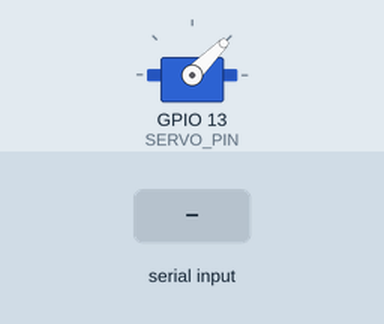
A sketch run on a simulated ESP32. Parts: servo. Inputs (shaded band) come from the test bench. WiFi joins after 1.5 s; servers stay silent unless stated; no MQTT or app messages arrive unless stated; what the sketch prints to the serial monitor is not drawn.

Above: at 2.7 s.
2.8 s: "SPRAY:1\n" received over Serial
8.0 s: "SPRAY:150\n" received over Serial
9.5 s: "SPRAY\n" received over Serial
At 10.6 s:
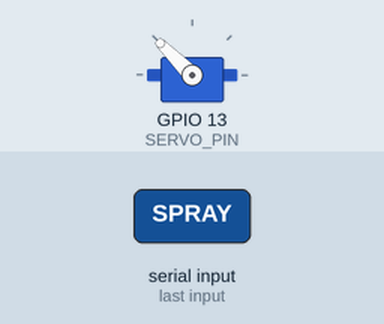
Timing chart, 0 to 14.0 s (numbered marks = the images above; inputs shaded):
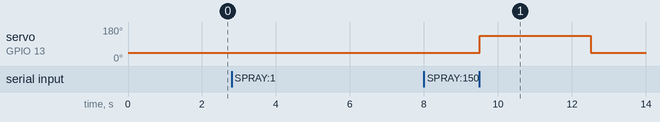

Measured:
- after the input at 9.5 s, servo on GPIO 13 (SERVO_PIN): 45° → 135° at once, → 45° 3.0 s later

The sketch:

esp32_apar_servo.ino
```cpp
/**
 * =====================================================================
 * DEEZPRO FIRMWARE - ESP32 #3: KENDALI SERVO PEMICU APAR
 * =====================================================================
 * File: esp32_apar_servo.ino
 * Deskripsi: Mengendalikan aktuator servo penekan tuas APAR dengan timer
 *            non-blocking millis(), merespons perintah semprot MQTT,
 *            dan menerbitkan status eksekusi secara real-time.
 */

#include <Arduino.h>
#include <WiFi.h>
#include <PubSubClient.h>
#include <ESP32Servo.h>

// --- Konfigurasi Jaringan & MQTT Broker ---
const char* WIFI_SSID     = "iQOO Z9 5G";
const char* WIFI_PASSWORD = "nggaktau";
const char* MQTT_BROKER   = "broker.emqx.io";
const int   MQTT_PORT     = 1883;

// --- Definisi Topik MQTT APAR ---
const char* TOPIC_CMD     = "deezpro/apar/cmd";
const char* TOPIC_STATUS  = "deezpro/apar/status";
const char* TOPIC_SYS_CMD = "deezpro/system/cmd";

// --- Pinout & Kalibrasi Sudut Servo ---
// Disesuaikan dengan esp32_apar_servo_sample (GPIO 13, min 500us - max 2500us)
#define SERVO_PIN         13
#define SERVO_MIN_US      500
#define SERVO_MAX_US      2500
#define SERVO_IDLE_ANGLE  45   // Sudut tuas bebas / rileks (45 derajat)
#define SERVO_PRESS_ANGLE 135  // Sudut tuas tertekan penuh / semprot (135 derajat)

// --- Inisialisasi Objek ---
Servo aparServo;
WiFiClient espClient;
PubSubClient mqttClient(espClient);

// --- Variabel State & Non-blocking Timer ---
unsigned long lastMqttReconnectAttempt = 0;
bool isSpraying = false;
unsigned long sprayStartTime = 0;
unsigned long sprayDurationMs = 3000;
long activeSeq = 0;

// Forward declarations
void handleJsonCommand(String jsonStr);
void mqttCallback(char* topic, byte* payload, unsigned int length);
void reconnectMQTT();
void publishStatus(const char* state, const char* msg = "");
void triggerSpray(unsigned long durationMs);
void releaseServo();

void setup() {
  Serial.begin(115200);

  // Inisialisasi Servo ESP32
  ESP32PWM::allocateTimer(0);
  ESP32PWM::allocateTimer(1);
  ESP32PWM::allocateTimer(2);
  ESP32PWM::allocateTimer(3);
  aparServo.setPeriodHertz(50); // Standard 50Hz servo
  aparServo.attach(SERVO_PIN, SERVO_MIN_US, SERVO_MAX_US);

  // Posisi awal tuas aman (bebas)
  aparServo.write(SERVO_IDLE_ANGLE);

  // Hubungkan ke Wi-Fi
  WiFi.mode(WIFI_STA);
  WiFi.begin(WIFI_SSID, WIFI_PASSWORD);
  Serial.print("[WiFi] Menghubungkan ke ");
  Serial.println(WIFI_SSID);

  while (WiFi.status() != WL_CONNECTED) {
    delay(500);
    Serial.print(".");
  }
  Serial.println("\n[WiFi] Terhubung! IP: " + WiFi.localIP().toString());

  // Konfigurasi MQTT
  mqttClient.setServer(MQTT_BROKER, MQTT_PORT);
  mqttClient.setCallback(mqttCallback);
}

// Ekstraksi field JSON sederhana tanpa parser eksternal
String extractJsonField(String json, String key) {
  int keyIndex = json.indexOf("\"" + key + "\"");
  if (keyIndex == -1) return "";
  int colonIndex = json.indexOf(":", keyIndex);
  if (colonIndex == -1) return "";

  int startIdx = colonIndex + 1;
  while (startIdx < json.length() && (json.charAt(startIdx) == ' ' || json.charAt(startIdx) == '\"')) {
    startIdx++;
  }

  int endIdx = startIdx;
  while (endIdx < json.length() && json.charAt(endIdx) != ',' && json.charAt(endIdx) != '}' && json.charAt(endIdx) != '\"') {
    endIdx++;
  }
  return json.substring(startIdx, endIdx);
}

void mqttCallback(char* topic, byte* payload, unsigned int length) {
  String message = "";
  for (unsigned int i = 0; i < length; i++) {
    message += (char)payload[i];
  }
  message.trim();
  Serial.print("[MQTT IN APAR] ");
  Serial.println(message);

  handleJsonCommand(message);
}

void handleJsonCommand(String input) {
  input.trim();
  if (input.length() == 0) return;

  String cmd = "";
  unsigned long duration = 3000;
  int testAngle = -1;
  activeSeq = 0;

  // Format JSON Standard: {"cmd": "SPRAY", "duration_ms": 3000, "seq": 201}
  if (input.startsWith("{")) {
    cmd = extractJsonField(input, "cmd");
    cmd.toUpperCase();

    String seqStr = extractJsonField(input, "seq");
    if (seqStr.length() > 0) activeSeq = seqStr.toInt();

    String durStr = extractJsonField(input, "duration_ms");
    if (durStr.length() > 0) duration = durStr.toInt();

    String angleStr = extractJsonField(input, "angle");
    if (angleStr.length() > 0) testAngle = angleStr.toInt();
  } else {
    // Format Shorthand Legacy: SPRAY 3000, RELEASE
    if (input.startsWith("SPRAY")) {
      cmd = "SPRAY";
      String arg = input.substring(5);
      arg.trim();
      if (arg.length() > 0) duration = arg.toInt();
    } else if (input.equalsIgnoreCase("RELEASE") || input.equalsIgnoreCase("STOP")) {
      cmd = "RELEASE";
    } else if (input.equalsIgnoreCase("STATUS")) {
      cmd = "STATUS";
    }
  }

  // Eksekusi Perintah
  if (cmd == "SPRAY") {
    triggerSpray(duration);
  } else if (cmd == "RELEASE" || cmd == "STOP" || cmd == "EMERGENCY_STOP") {
    releaseServo();
    publishStatus("IDLE", "Tuas APAR Dilepas");
  } else if (cmd == "TEST" && testAngle >= 0) {
    aparServo.write(testAngle);
    publishStatus("READY", "Sudut Servo Diuji");
  } else if (cmd == "STATUS") {
    const char* st = isSpraying ? "SPRAYING" : "READY";
    publishStatus(st, isSpraying ? "Sedang Menyemprot" : "Siap Siaga");
  }
}

void triggerSpray(unsigned long durationMs) {
  Serial.printf("[APAR] Menekan tuas APAR selama %lu ms...\n", durationMs);
  aparServo.write(SERVO_PRESS_ANGLE);
  isSpraying = true;
  sprayStartTime = millis();
  sprayDurationMs = durationMs;
  publishStatus("SPRAYING", "Menyemprotkan APAR");
}

void releaseServo() {
  aparServo.write(SERVO_IDLE_ANGLE);
  isSpraying = false;
  Serial.println("[APAR] Tuas APAR dilepaskan kembali ke posisi aman.");
}

void publishStatus(const char* state, const char* msg) {
  if (!mqttClient.connected()) return;

  char payload[160];
  snprintf(payload, sizeof(payload),
           "{\"node\":\"apar\",\"state\":\"%s\",\"seq\":%ld,\"msg\":\"%s\"}",
           state, activeSeq, msg);
  mqttClient.publish(TOPIC_STATUS, payload);
  Serial.print("[MQTT OUT APAR] ");
  Serial.println(payload);
}

void reconnectMQTT() {
  if (WiFi.status() != WL_CONNECTED) return;

  if (millis() - lastMqttReconnectAttempt > 5000) {
    lastMqttReconnectAttempt = millis();
    String clientId = "Deezpro-ESP32-APAR-" + String((uint32_t)ESP.getEfuseMac(), HEX);

    if (mqttClient.connect(clientId.c_str())) {
      mqttClient.subscribe(TOPIC_CMD);
      mqttClient.subscribe(TOPIC_SYS_CMD);
      publishStatus("READY", "ESP32 APAR Servo Online");
      Serial.println("[MQTT APAR] Terhubung ke Broker!");
    }
  }
}

void loop() {
  // 1. Timer Non-blocking Pemantauan Durasi Semprot
  if (isSpraying) {
    if (millis() - sprayStartTime >= sprayDurationMs) {
      releaseServo();
      publishStatus("COMPLETED", "Penyemprotan Selesai");
    }
  }

  // 2. Loop MQTT Client
  if (!mqttClient.connected()) {
    reconnectMQTT();
  } else {
    mqttClient.loop();
  }

  // 3. Fallback Serial Console
  if (Serial.available() > 0) {
    String input = Serial.readStringUntil('\n');
    handleJsonCommand(input);
  }
}
```
